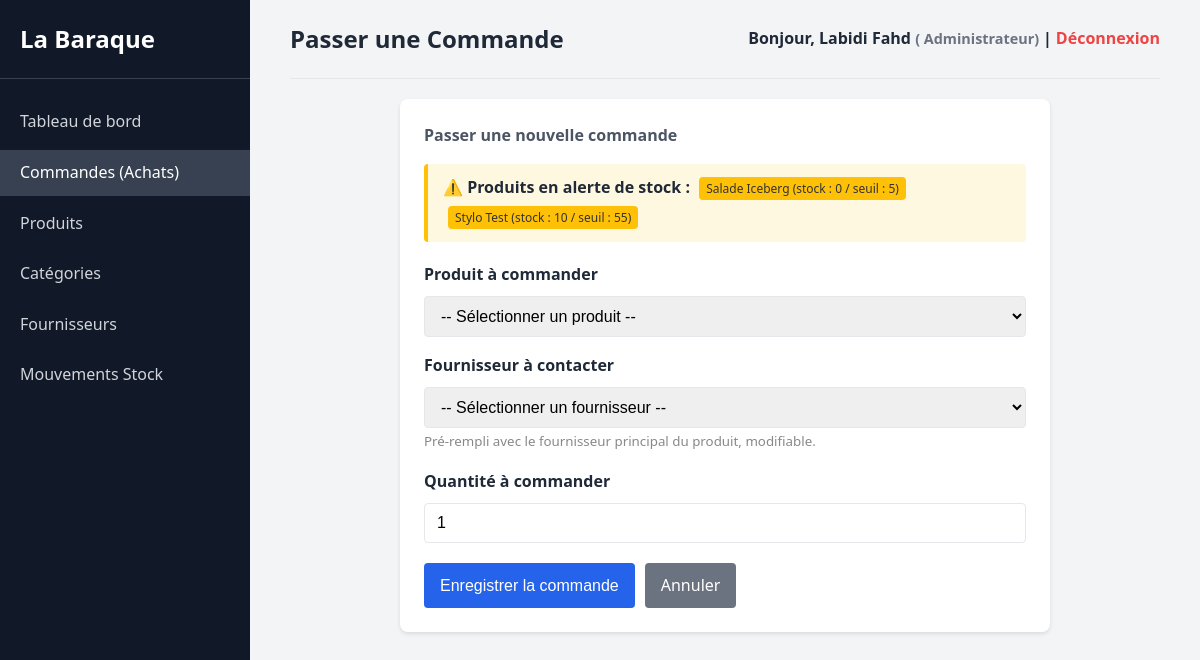
The page /index.php?controleur=commande&action=create (signed in) on the database its author committed.
### tables this page shows
CREATE TABLE IF NOT EXISTS `produits` (
  `id_prod` int(11) NOT NULL AUTO_INCREMENT,
  `nom_prod` varchar(100) NOT NULL,
  `unite` varchar(20) NOT NULL,
  `stock_initial` int(11) NOT NULL DEFAULT 0,
  `seuil_alerte` int(11) NOT NULL DEFAULT 5,
  `id_categ` int(11) NOT NULL,
  `id_fourni` int(11) NOT NULL,
  PRIMARY KEY (`id_prod`),
  KEY `id_categ` (`id_categ`),
  KEY `id_fourni` (`id_fourni`)
);

### controleurs/CommandeController.php (called while the page is built, shortened)
<?php
require_once BASE_PATH . '/modeles/Produit.php';
class CommandeController
{
    private $produitModel;
    public function __construct()
    {
        $this->produitModel       = new Produit();
    }
    public function create()
    {
        $produits         = $this->produitModel->getAllWithDetails();
        $produitsEnAlerte = $this->produitModel->getProduitsEnAlerte();
        require_once BASE_PATH . '/vues/commandes/create.php';
        require_once BASE_PATH . '/vues/layout.php';
    }
}
?>

### config/database.php (called while the page is built, shortened)
<?php
class Database
{
    private static $instance = null;
    private $conn;
    private function __construct()
    {
        try {
            $this->conn = new PDO("mysql:host=" . DB_HOST . ";dbname=" . DB_NAME . ";charset=utf8mb4", DB_USER, DB_PASS);
            $this->conn->setAttribute(PDO::ATTR_ERRMODE, PDO::ERRMODE_EXCEPTION);
            $this->conn->setAttribute(PDO::ATTR_DEFAULT_FETCH_MODE, PDO::FETCH_ASSOC);
            $this->conn->exec("SET NAMES utf8mb4");
        } catch (PDOException $e) {
            die("Erreur de connexion : " . $e->getMessage());
        }
    }
    public static function getInstance()
    {
        if (!self::$instance) {
            self::$instance = new Database();
        }
        return self::$instance;
    }
    public function getConnection()
    {
        return $this->conn;
    }
}
?>

### modeles/Model.php (called while the page is built, shortened)
<?php
require_once __DIR__ . '/../config/database.php';
abstract class Model
{
    protected $table;
    protected $db;
    public function __construct()
    {
        $this->db = Database::getInstance()->getConnection();
    }
    public function getById($id, $pk)
    {
        $stmt = $this->db->prepare("SELECT * FROM {$this->table} WHERE {$pk} = :id");
        $stmt->bindParam(':id', $id);
        $stmt->execute();
        return $stmt->fetch();
    }
}
?>

### modeles/Produit.php (called while the page is built, shortened)
<?php
require_once __DIR__ . '/Model.php';
class Produit extends Model
{
    public function __construct()
    {
        $this->table = 'produits';
    }
    public function getAllWithDetails()
    {
        $sql = "SELECT p.*, c.libelle_categ, f.nom_fourni
                FROM produits p
                LEFT JOIN categ_produits c ON p.id_categ = c.id_categ
                LEFT JOIN fournisseurs f ON p.id_fourni = f.id_fourni";
        $requete = $this->db->prepare($sql);
        $requete->execute();
        return $requete->fetchAll();
    }
    public function getStockActuel($id_prod)
    {
        $produit = $this->getById($id_prod, 'id_prod');
        $sqlEntrees = "SELECT SUM(qte_mouv) as total FROM mouvements m
                       JOIN type_mouvements tm ON m.id_type_mouvement = tm.id_type_mouvement
                       WHERE m.id_prod = :id AND tm.libelle_type_mouvement = 'Entrée'";
        $requeteEntrees = $this->db->prepare($sqlEntrees);
        $requeteEntrees->bindParam(':id', $id_prod);
        $requeteEntrees->execute();
        $entrees = $requeteEntrees->fetch()['total'] ?? 0;
        $sqlSorties = "SELECT SUM(qte_mouv) as total FROM mouvements m
                       JOIN type_mouvements tm ON m.id_type_mouvement = tm.id_type_mouvement
                       WHERE m.id_prod = :id AND tm.libelle_type_mouvement = 'Sortie'";
        $requeteSorties = $this->db->prepare($sqlSorties);
        $requeteSorties->bindParam(':id', $id_prod);
        $requeteSorties->execute();
        $sorties = $requeteSorties->fetch()['total'] ?? 0;
        return $produit['stock_initial'] + $entrees - $sorties;
    }
    public function getStockAttendu($id_prod)
    {
        $stockActuel = $this->getStockActuel($id_prod);
        $sqlCmd = "SELECT SUM(quantite) as total FROM commandes
                   WHERE id_prod = :id AND statut = 'En attente'";
        $requete = $this->db->prepare($sqlCmd);
        $requete->bindParam(':id', $id_prod);
        $requete->execute();
        $enAttente = $requete->fetch()['total'] ?? 0;
        return $stockActuel + $enAttente;
    }
    public function getProduitsEnAlerte()
    {
        $tousProduits = $this->getAllWithDetails();
        $produitsEnAlerte = [];
        foreach ($tousProduits as $produit) {
            $stockActuel = $this->getStockActuel($produit['id_prod']);
            $seuilAlerte = $produit['seuil_alerte'] ?? 5;
            if ($stockActuel <= $seuilAlerte) {
                $stockAttendu = $this->getStockAttendu($produit['id_prod']);
                $produit['stock_actuel']       = $stockActuel;
                $produit['stock_attendu']      = $stockAttendu;
                $produit['commande_en_cours']  = ($stockAttendu > $seuilAlerte);
                $produitsEnAlerte[] = $produit;
            }
        }
        return $produitsEnAlerte;
    }
}
?>

### vues/commandes/create.php (the view, shortened to what this page needs)
<div class="card" style="max-width: 650px; margin: 0 auto;">
    <h3>Passer une nouvelle commande</h3>
    <?php if (!empty($produitsEnAlerte)): ?>
        <div style="background:#fff8e1; border-left:4px solid #ffc107; padding:10px 15px; border-radius:4px; margin-top:15px;">
            <strong>⚠️ Produits en alerte de stock :</strong>
            <?php foreach ($produitsEnAlerte as $alerte): ?>
                <span style="display:inline-block; margin:3px 5px; background:#ffc107; color:#333; border-radius:4px; padding:2px 7px; font-size:12px;">
                    <?= htmlspecialchars($alerte['nom_prod']) ?>
                    (stock : <?= $alerte['stock_actuel'] ?> / seuil : <?= $alerte['seuil_alerte'] ?>)
                </span>
            <?php endforeach; ?>
        </div>
    <?php endif; ?>
    <form action="<?= BASE_URL ?>/index.php?controleur=commande&action=store" method="POST" style="margin-top: 20px;" id="formCommande">
        <div class="form-group">
            <label for="id_prod">Produit à commander</label>
            <select id="id_prod" name="id_prod" class="form-control" required onchange="majFournisseur(this)">
                <option value="">-- Sélectionner un produit --</option>
            </select>
        </div>
        <div class="form-group">
            <label for="id_fourni">Fournisseur à contacter</label>
            <select id="id_fourni" name="id_fourni" class="form-control" required>
                <option value="">-- Sélectionner un fournisseur --</option>
            </select>
            <small style="color:#888;">Pré-rempli avec le fournisseur principal du produit, modifiable.</small>
        </div>
        <div class="form-group">
            <label for="quantite">Quantité à commander</label>
            <input type="number" id="quantite" name="quantite" class="form-control" min="1" value="1" required>
        </div>
        <div style="margin-top: 20px; display: flex; gap: 10px;">
            <button type="submit" class="btn">Enregistrer la commande</button>
            <a href="<?= BASE_URL ?>/index.php?controleur=commande&action=index" class="btn btn-secondary">Annuler</a>
        </div>
    </form>
</div>

### assets/css/style.css (style rules this page uses)
:root { --primary-color: #2563eb; --primary-hover: #1d4ed8; --bg-color: #f3f4f6; --card-bg: #ffffff; --text-main: #1f2937; --text-muted: #4b5563; --border-color: #e5e7eb; --danger-bg: #fee2e2; --danger-text: #b91c1c; --danger-border: #f87171; }
* { box-sizing: border-box; margin: 0; padding: 0; }
body { font-family: 'Segoe UI', Tahoma, Geneva, Verdana, sans-serif; background-color: var(--bg-color); color: var(--text-main); line-height: 1.6; }
.form-group { margin-bottom: 16px; }
.form-group label { display: block; margin-bottom: 8px; font-weight: 600; }
.form-control { width: 100%; padding: 10px 12px; border: 1px solid var(--border-color); border-radius: 4px; font-size: 16px; transition: border-color 0.2s; }
.btn { display: inline-block; background-color: var(--primary-color); color: white; padding: 10px 16px; border: none; border-radius: 4px; cursor: pointer; font-size: 16px; text-decoration: none; text-align: center; transition: background-color 0.2s; }
.btn-secondary { background-color: #6b7280; }
.card { background-color: var(--card-bg); padding: 24px; border-radius: 8px; box-shadow: 0 2px 4px rgba(0,0,0,0.1); }
.card h3 { margin-bottom: 10px; color: var(--text-muted); font-size: 16px; }

### rows shown on the page
produits: nom_prod "Salade Iceberg", stock_actuel "0", seuil_alerte "5"
produits: nom_prod "Stylo Test", stock_initial "10", seuil_alerte "55"

### other values the page prints
$pageTitle "Passer une Commande"
$_SESSION['user_nom'] "Labidi Fahd"
$_SESSION['user_role'] "Administrateur"
